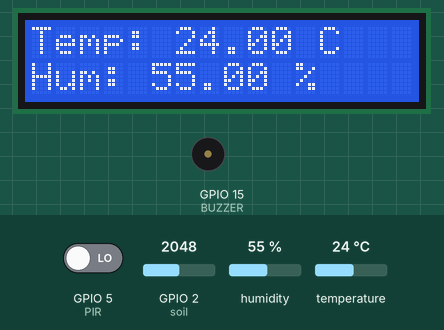
Recording of a sketch running on a simulated ESP32. Shown: 16×2 character LCD, buzzer (waves = sounding, pin HIGH). The test bench sets the inputs (shaded band); at power-on: temperature 24 °C, GPIO 5 (PIR) LOW, humidity 55 %, GPIO 2 (soil) = 2048. WiFi joins after 1.5 s; servers stay silent unless stated; what the sketch prints to the serial monitor is not drawn.

Above: at 3.5 s.
3.6 s: temperature set to 28 °C
At 5.5 s:
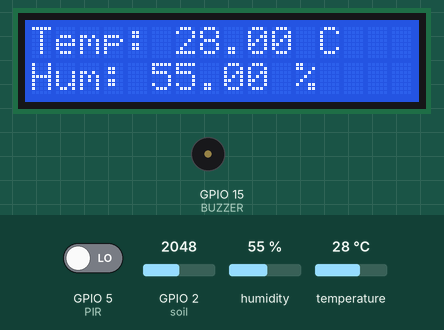
9.7 s: temperature set to 31 °C
At 12.1 s:
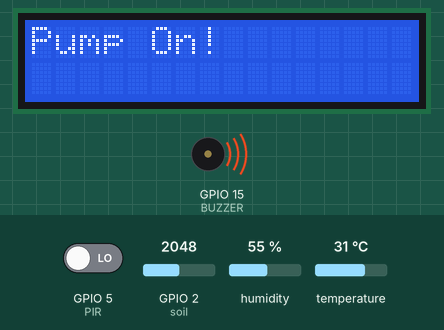
12.4 s: GPIO 5 (PIR) driven HIGH
At 12.95 s:
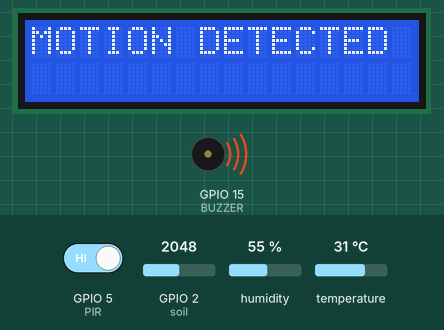
14.5 s: GPIO 5 (PIR) driven LOW
At 14.91 s:
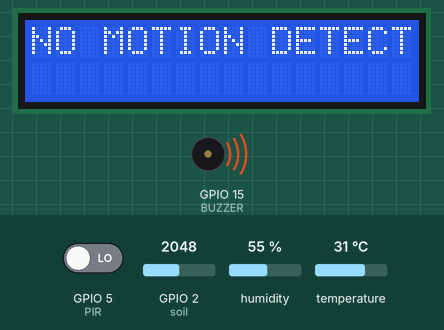
16.4 s: temperature set to 12 °C
At 17.5 s:
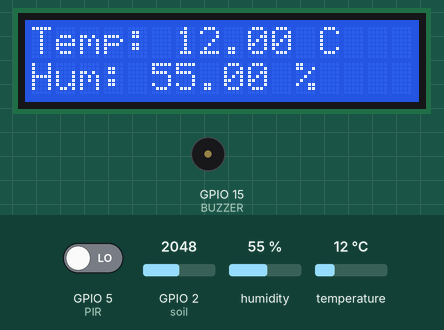
22.5 s: humidity set to 22 %
At 24.7 s:
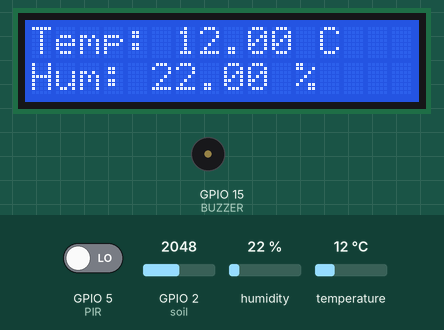
Timing chart, 0 to 26.2 s (numbered marks = the images above; inputs shaded):
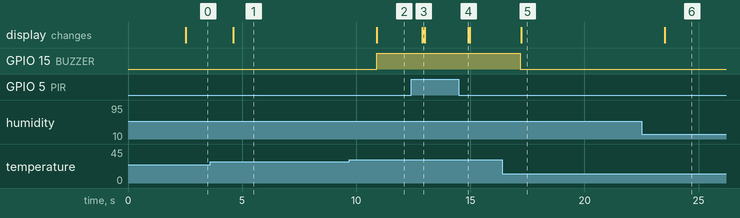

The sketch:

iot_based_smart_plant_monitoring.ino
```cpp
#include <LiquidCrystal_I2C.h>

/* Connections
Soil.  A0
PIR.   GPIO 5
SDA.   GPIO 21
SCL.   GPIO 22
Temp.  GPIO 4
Buzzer GPIO 15
*/
#define BLYNK_TEMPLATE_ID "TMPL6miCUOrRd"
#define BLYNK_TEMPLATE_NAME "Smart Agriculture"

#include <Wire.h>  // Required for I2C communication
#include <WiFi.h>
#include <BlynkSimpleEsp32.h>
#include <DHT.h>

// Define SDA and SCL pins for I2C communication
#define SDA_PIN 21  // Define GPIO 21 as SDA
#define SCL_PIN 22  // Define GPIO 22 as SCL

char auth[] = "RrgnAZ5yavxw7g_xJYCK3x56JRcgr8DN";  // Enter your Blynk Auth token
char ssid[] = "iPhone";  // Enter your WIFI SSID
char pass[] = "sherabzangmowoah";  // Enter your WIFI Password

DHT dht(4, DHT11); // Use GPIO 4 for DHT11 sensor
BlynkTimer timer;

// Define component pins for ESP32
#define soil 2    // A0 Soil Moisture Sensor
#define PIR 5       // GPIO 5 PIR Motion Sensor
#define BUZZER 15   // GPIO 15 for Buzzer

LiquidCrystal_I2C lcd(0x27, 16, 2);
WidgetLED LED(V5);  // Declare WidgetLED once globally

void PIRsensor();

void setup() {
  Serial.begin(115200);  // Start serial communication for debugging

  // Initialize I2C with custom SDA and SCL pins
  Wire.begin(SDA_PIN, SCL_PIN);  // Initialize I2C with GPIO 21 and GPIO 22
  pinMode(PIR, INPUT);
  pinMode(BUZZER, OUTPUT); // Set buzzer pin as output

  dht.begin();  // Initialize DHT sensor

  // Initialize LCD
  lcd.begin(16, 2);
  lcd.backlight();

  // Connect to Wi-Fi and display debug messages
  Serial.println("Connecting to Wi-Fi...");
  WiFi.begin(ssid, pass);

  // Wait for connection
  while (WiFi.status() != WL_CONNECTED) {
    delay(1000);
    Serial.print(".");
  }

  // Print the assigned IP address once connected
  Serial.println();
  Serial.println("Connected to Wi-Fi");
  Serial.print("IP Address: ");
  Serial.println(WiFi.localIP());

  // Set up the Blynk connection
  Blynk.begin(auth, ssid, pass);

  // Set up the timer for periodic sensor reading
  timer.setInterval(100L, soilMoistureSensor);
  timer.setInterval(100L, DHT11sensor);
  timer.setInterval(500L, PIRsensor);
}

// Get the DHT11 sensor values
void DHT11sensor() {
  float h = dht.readHumidity();
  float t = dht.readTemperature();

  if (isnan(h) || isnan(t)) {
    Serial.println("Failed to read from DHT sensor!");
    return;
  }

  // Print the DHT11 sensor values to the Serial Monitor
  Serial.print("Temperature: ");
  Serial.print(t);
  Serial.print(" °C, Humidity: ");
  Serial.print(h);
  Serial.println(" %");

  // Check if temperature exceeds 29°C
  if (t > 29) {
    digitalWrite(BUZZER, HIGH); // Activate buzzer
    lcd.clear();
    lcd.setCursor(0, 0);
    lcd.print("Pump On!");
  } else {
    digitalWrite(BUZZER, LOW);  // Deactivate buzzer

    // Display temperature and humidity on the LCD
    lcd.clear();
    lcd.setCursor(0, 0);
    lcd.print("Temp: ");
    lcd.print(t);
    lcd.print(" C");
    lcd.setCursor(0, 1);
    lcd.print("Hum: ");
    lcd.print(h);
    lcd.print(" %");
  }

  // Send data to Blynk
  Blynk.virtualWrite(V0, t);
  Blynk.virtualWrite(V1, h);
}

// Get the soil moisture values
void soilMoistureSensor() {
  int value = analogRead(soil);
  value = map(value, 0, 1024, 0, 100);
  value = (value - 100) * -1;

  // Print the soil moisture value to the Serial Monitor
  Serial.print("Soil Moisture: ");
  Serial.print(value);
  Serial.println(" %");

  Blynk.virtualWrite(V3, value);
}

// Get the PIR sensor values and update LED status
bool lastMotionState = LOW; // Variable to track last motion state

void PIRsensor() {
  bool motionDetected = digitalRead(PIR);

  // Update only if motion state has changed
  if (motionDetected != lastMotionState) {
    if (motionDetected) {
      Blynk.logEvent("pirmotion", "WARNING! Motion Detected!"); // Log motion event
      LED.on();

      // Print motion detected status to the Serial Monitor
      Serial.println("Motion Detected");

      lcd.clear();
      lcd.setCursor(0, 0);
      lcd.print("MOTION DETECTED");
    } else {
      LED.off();

      // Print no motion detected status to the Serial Monitor
      Serial.println("No Motion Detected");

      lcd.clear();
      lcd.setCursor(0, 0);
      lcd.print("NO MOTION DETECTED");
    }
    lastMotionState = motionDetected; // Update the last motion state
  } else {
    Serial.println("PIR sensor state unchanged");  // Corrected Serial output here
  }
}

void loop() {
  // Run Blynk and timer functions
  Blynk.run();  // Run the Blynk library
  timer.run();  // Run the Blynk timer
}
```

Measured:
- the behaviour switches between 29 and 30 °C on temperature (found by bisection; images 1 and 2)
- after the input at 3.6 s, the display: changes after 1.0 s (image 1)
- after the input at 9.7 s, GPIO 15 (BUZZER): LOW → HIGH after 1.2 s; the display: changes after 1.2 s (image 2)
- after the input at 12.4 s, the display: changes after 0.50 s (image 3)
- after the input at 14.5 s, the display: changes after 0.40 s (image 4)
- after the input at 16.4 s, GPIO 15 (BUZZER): HIGH → LOW after 0.79 s; the display: changes after 0.82 s (image 5)
- after the input at 22.5 s, the display: changes after 1.0 s (image 6)
